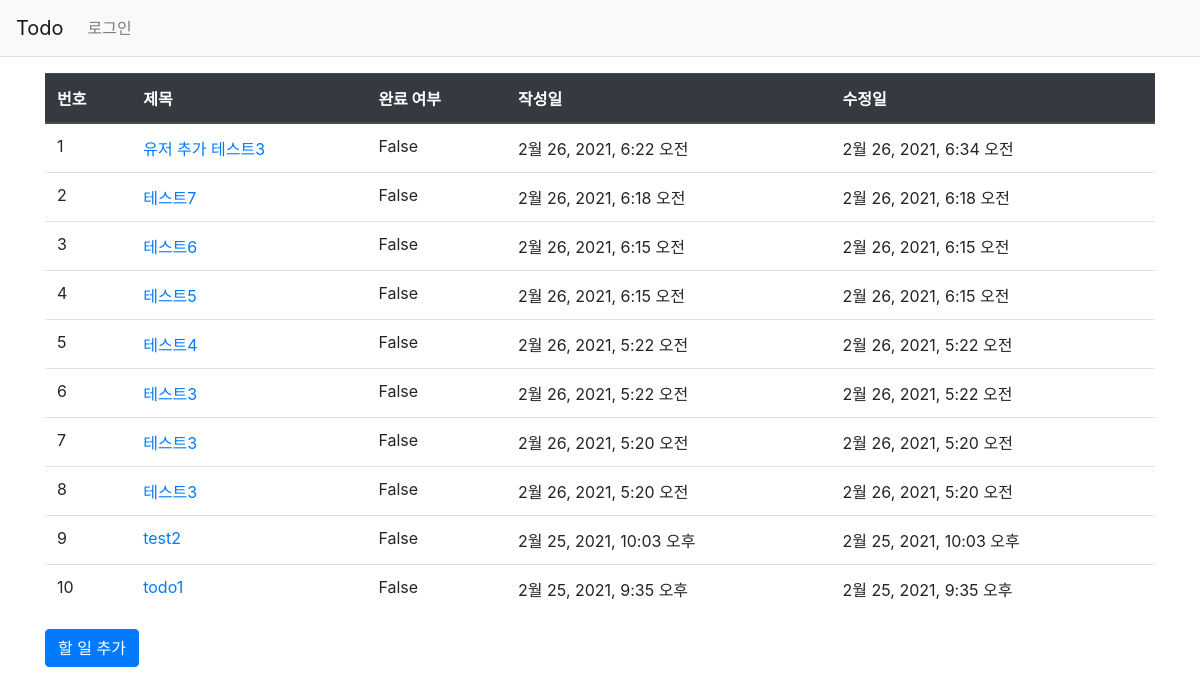
/todos/, run on an earlier commit of the app's database.
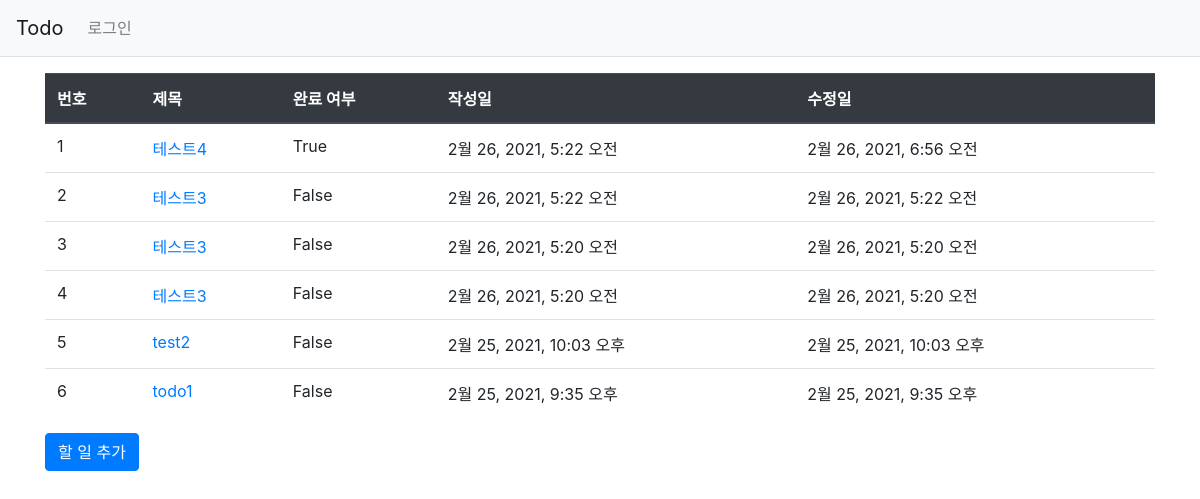
And on a later commit of the database.
### todos/models.py (models this page shows, shortened)
class Todo(models.Model):
    title = models.CharField(max_length=100, blank=False)
    description = models.TextField(blank=False)
    is_completed = models.BooleanField(default=False)
    created_at = models.DateTimeField(auto_now_add=True)
    updated_at = models.DateTimeField(auto_now=True)
    author = models.ForeignKey(User, on_delete=models.CASCADE)

### todos/views.py (the view)
# urls.py: path('', views.index, name='index'),
def index(request):
    todos = Todo.objects.order_by('-created_at')
    context = {'todos': todos}
    return render(request, 'todos/todos.html', context)

### templates/todos/todos.html
{% extends 'base.html' %}
{% block content %}
<div class="container my-3">
    <table class="table">
        <thead>
        <tr class="thead-dark">
            <th>번호</th>
            <th>제목</th>
            <th>완료 여부</th>
            <th>작성일</th>
            <th>수정일</th>
        </tr>
        </thead>
        <tbody>
        {% if todos %}
        {% for todo in todos %}
        <tr>
            <td>{{ forloop.counter }}</td>
            <td>
                <a href="{% url 'todos:detail' todo.id %}">{{ todo.title }}</a>
            </td>
            <td>{{ todo.is_completed }}</td>
            <td>{{ todo.created_at }}</td>
            <td>{{ todo.updated_at }}</td>
        </tr>
        {% endfor %}
        {% else %}
        <tr>
            <td colspan="3">할 일이 없습니다.</td>
        </tr>
        {% endif %}
        </tbody>
    </table>
    <a href="{% url 'todos:todo_create' %}" class="btn btn-primary">할 일 추가</a>
</div>
{% endblock %}

### templates/base.html (shortened to what this page needs)
{% load static %}
<html lang="ko">
<head>
    <link rel="stylesheet" type="text/css" href="{% static 'bootstrap.min.css' %}">
    <link rel="stylesheet" type="text/css" href="{% static 'style.css' %}">
</head>
<body>
{% include "navbar.html" %}
{% block content %}
{% endblock %}
</body>
</html>

### templates/navbar.html (shortened to what this page needs)
<nav class="navbar navbar-expand-lg navbar-light bg-light border-bottom">
    <a class="navbar-brand" href="{% url 'todos:index' %}">Todo</a>
    <div class="collapse navbar-collapse flex-grow-0" id="navbarNav">
        <ul class="navbar-nav">
            <li class="nav-item ">
                {% if user.is_authenticated %}
                <a class="nav-link" href="{% url 'user:logout' %}">{{ user.username }} (로그아웃)</a>
                {% else %}
                <a class="nav-link" href="{% url 'user:login' %}">로그인</a>
                {% endif %}
            </li>
        </ul>
    </div>
</nav>

What changed in the data, as far as the page shows it:
removed Todo: title "유저 추가 테스트3", is_completed "False", created_at "2월 26, 2021, 6:22 오전", updated_at "2월 26, 2021, 6:34 오전"
removed Todo: title "테스트7", is_completed "False", created_at "2월 26, 2021, 6:18 오전", updated_at "2월 26, 2021, 6:18 오전"
removed Todo: title "테스트6", is_completed "False", created_at "2월 26, 2021, 6:15 오전", updated_at "2월 26, 2021, 6:15 오전"
removed Todo: title "테스트5", is_completed "False", created_at "2월 26, 2021, 6:15 오전", updated_at "2월 26, 2021, 6:15 오전"
changed Todo "테스트4": is_completed "False" → "True"; updated_at "2월 26, 2021, 5:22 오전" → "2월 26, 2021, 6:56 오전"
